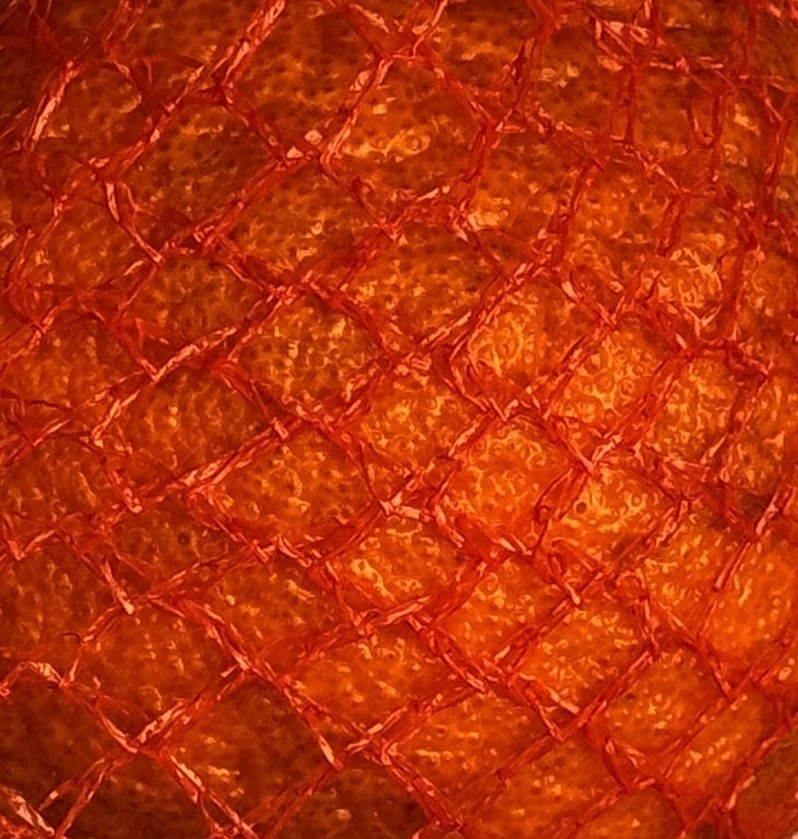
#> input picture docs/posts/orange/cropped/orange-1-with-cropped.jpeg, 798 x 839 px, shrunk from 940 x 988 before the run
$ python orange.py
#> lines starting #> are read from the running program, lines starting #| are printed output that depends on the picture; after the words box and inside, x2 and y2 are one past the last pixel; in counts of white or black regions, pixels touching at a corner belong together; long printed decimals are rounded
import cv2
import numpy as np
import os

output_mask_dir = "masks"
output_orange_only_dir = "orange_only"


files = [
    "cropped/orange-1-with-cropped.jpeg",
    "cropped/orange-1-without-cropped.jpeg",
    "cropped/orange-2-with-cropped.jpeg",
    "cropped/orange-2-without-cropped.jpeg",
    "cropped/orange-3-with-cropped.jpeg",
    "cropped/orange-3-without-cropped.jpeg",
    "cropped/orange-4-with-cropped.jpeg",
    "cropped/orange-4-without-cropped.jpeg",
    "cropped/orange-5-with-cropped.jpeg",
    "cropped/orange-5-without-cropped.jpeg",
    "cropped/orange-6-with-cropped.jpeg",
    "cropped/orange-6-without-cropped.jpeg",
    "cropped/orange-7-with-cropped.jpeg",
    "cropped/orange-7-without-cropped.jpeg",
    "cropped/orange-10-with-cropped.jpeg",
    "cropped/orange-10-without-cropped.jpeg",
    "cropped/orange-11-with-cropped.jpeg",
    "cropped/orange-11-without-cropped.jpeg",
    "cropped/orange-12-with-cropped.jpeg",
    "cropped/orange-12-without-cropped.jpeg",
    "cropped/orange-13-with-cropped.jpeg",
    "cropped/orange-13-without-cropped.jpeg"
]

for file in files:
    # Load the image
    image = cv2.imread(file)
#> image is the input picture: shape (839, 798, 3); mean B, G, R 10.6, 47.8, 182.4

    # Convert to HSV color space (better for color detection)
    hsv = cv2.cvtColor(image, cv2.COLOR_BGR2HSV)
#> hsv: shape (839, 798, 3); mean H, S, V 6.3, 241.8, 182.4

    # Define the range for orange in HSV
    lower_orange = np.array([3, 150, 150])
    upper_orange = np.array([20, 255, 255])

    # Mask the image to get only the orange parts
    mask = cv2.inRange(hsv, lower_orange, upper_orange)
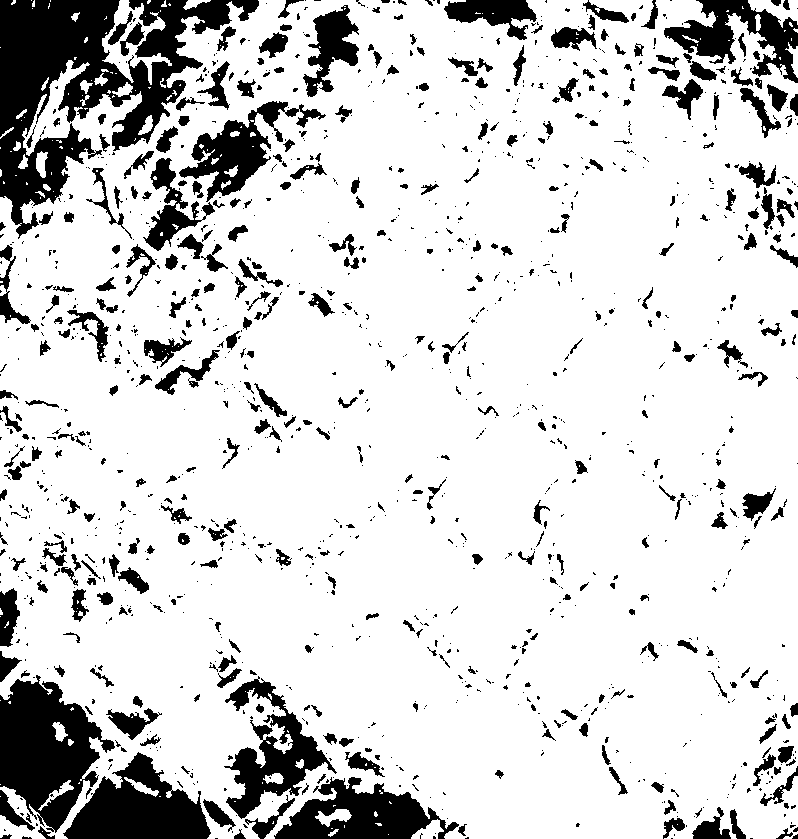
#> mask: shape (839, 798); 83.6% white; 1331 black regions (929 under 20 px), largest, box (x1, y1, x2, y2) and area: (0, 0, 259, 239) 23295, (0, 675, 115, 833) 10222, (63, 752, 211, 839) 7192

    # Apply the mask to the image
    orange_pixels = cv2.bitwise_and(image, image, mask=mask)
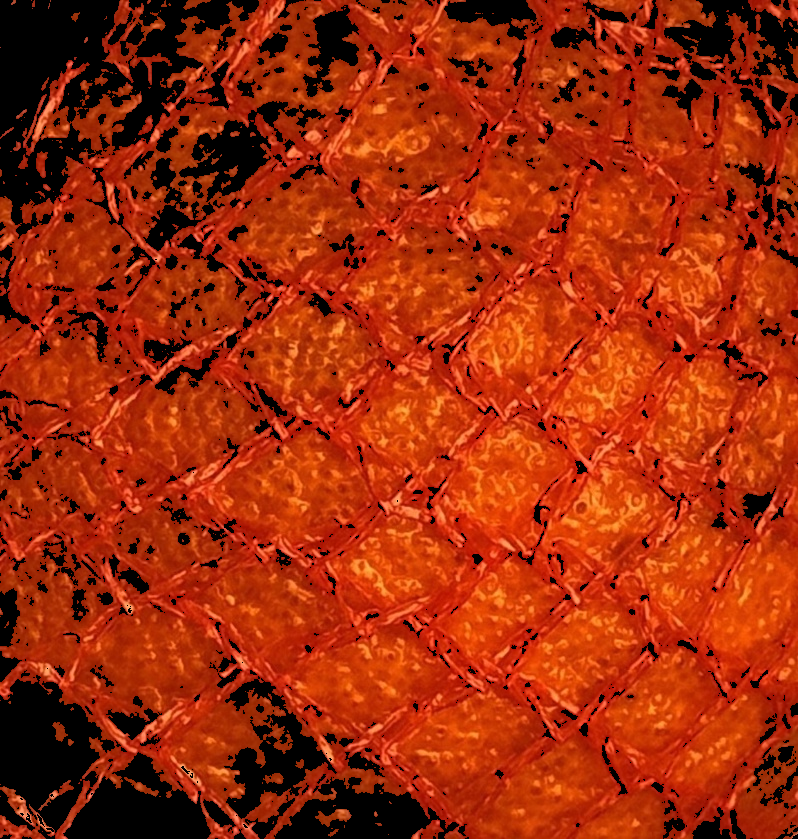
#> orange_pixels: shape (839, 798, 3); mean B, G, R 10.1, 43.9, 160.1

    # Save the binary mask
    mask_filename = os.path.join(output_mask_dir, os.path.basename(file).replace(".jpeg", "_mask.png"))
    cv2.imwrite(mask_filename, mask)

    # Save the image with only orange areas
    orange_only_filename = os.path.join(output_orange_only_dir, os.path.basename(file).replace(".jpeg", "_orange.png"))
    cv2.imwrite(orange_only_filename, orange_pixels)


    # Calculate the average color of the orange pixels
    bgr_avg = cv2.mean(orange_pixels, mask=mask)[:3]
#> bgr_avg = (12.11, 52.45, 191.5)
    rgb_avg = tuple(reversed(bgr_avg))
#> rgb_avg = (191.5, 52.45, 12.11)
    hsv_avg = cv2.cvtColor(np.uint8([[bgr_avg]]), cv2.COLOR_BGR2HSV)[0][0]
#> hsv_avg = [7, 239, 191]

    print(file, "Average RGB orange color:", rgb_avg, "HSV:", hsv_avg)
#| cropped/orange-1-with-cropped.jpeg Average RGB orange color: (191.522, 52.446, 12.105) HSV: [  7 239 191]
#> pass 2 of the loop `for file in files:`:
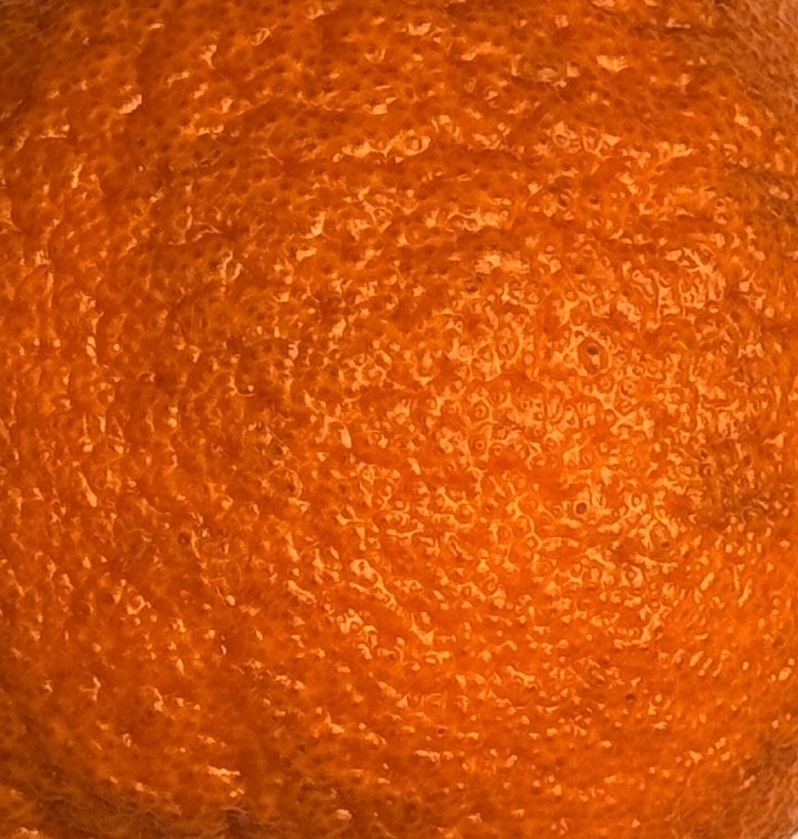
#> input picture docs/posts/orange/cropped/orange-1-without-cropped.jpeg, 798 x 839 px, shrunk from 940 x 988 before the run
#> image is the input picture: shape (839, 798, 3); mean B, G, R 10.1, 81.6, 204.9
#> hsv: shape (839, 798, 3); mean H, S, V 11, 243.5, 204.9
#> `mask = cv2.inRange(hsv, lower_orange, upper_orange)`:
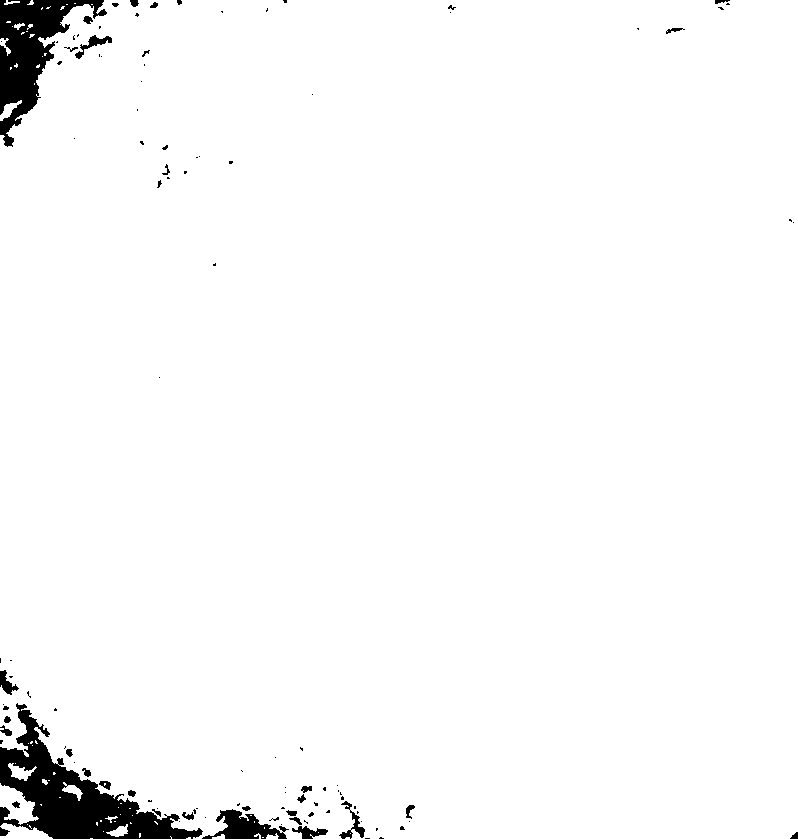
#> mask: shape (839, 798); 97.2% white; 110 black regions (75 under 20 px), largest, box (x1, y1, x2, y2) and area: (0, 703, 203, 839) 9026, (0, 0, 107, 147) 5845, (202, 809, 289, 839) 1226
#> `orange_pixels = cv2.bitwise_and(image, image, mask=mask)`:
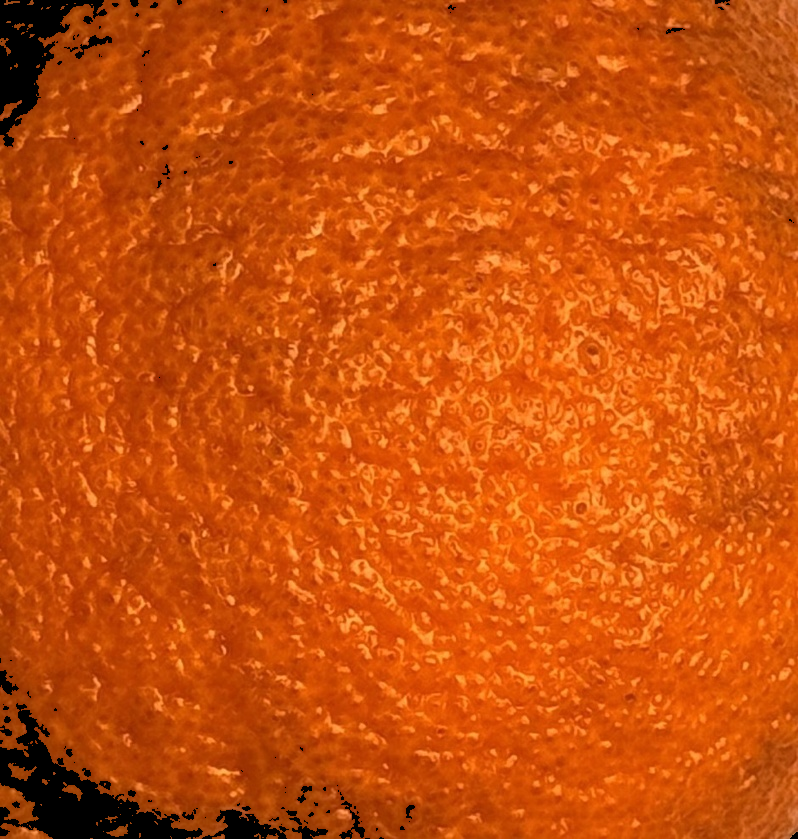
#> orange_pixels: shape (839, 798, 3); mean B, G, R 10, 80.2, 201
#> bgr_avg = (10.29, 82.53, 206.8)
#> rgb_avg = (206.8, 82.53, 10.29)
#> hsv_avg = [11, 243, 206]
#| cropped/orange-1-without-cropped.jpeg Average RGB orange color: (206.788, 82.532, 10.292) HSV: [ 11 243 206]
#> pass 3 of the loop `for file in files:`:
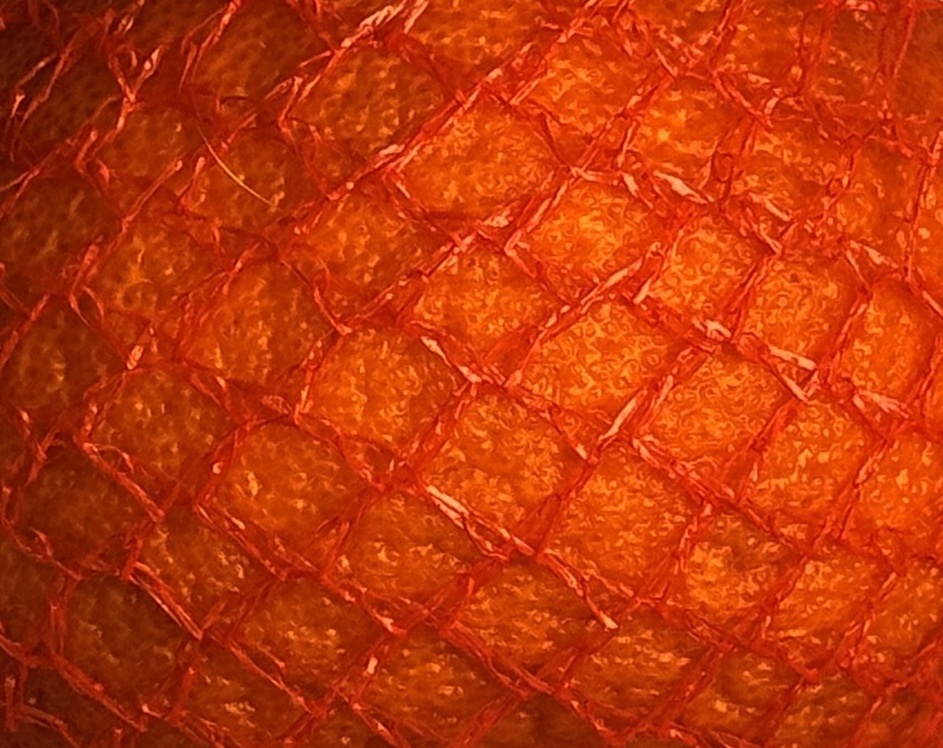
#> input picture docs/posts/orange/cropped/orange-2-with-cropped.jpeg, 943 x 748 px, shrunk from 1111 x 881 before the run
#> image is the input picture: shape (748, 943, 3); mean B, G, R 10.5, 53.5, 189.2
#> hsv: shape (748, 943, 3); mean H, S, V 7.1, 242.2, 189.2
#> `mask = cv2.inRange(hsv, lower_orange, upper_orange)`:
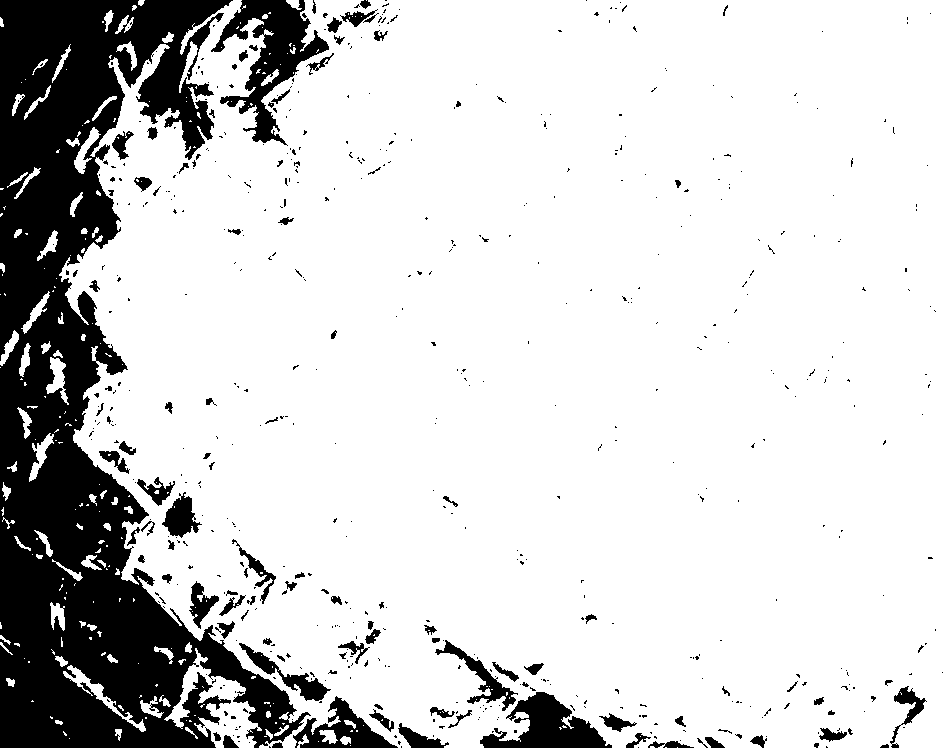
#> mask: shape (748, 943); 82.3% white; 592 black regions (488 under 20 px), largest, box (x1, y1, x2, y2) and area: (0, 0, 311, 748) 98575, (211, 0, 329, 146) 5986, (480, 692, 612, 748) 3625
#> `orange_pixels = cv2.bitwise_and(image, image, mask=mask)`:
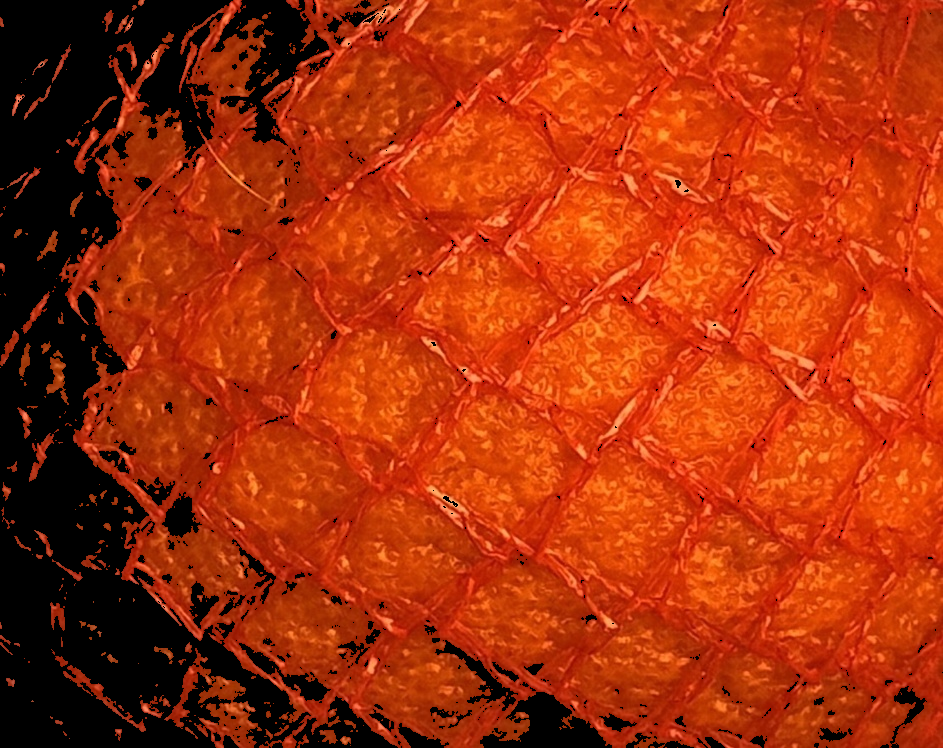
#> orange_pixels: shape (748, 943, 3); mean B, G, R 9.8, 48.4, 166.8
#> bgr_avg = (11.91, 58.74, 202.6)
#> rgb_avg = (202.6, 58.74, 11.91)
#> hsv_avg = [7, 241, 202]
#| cropped/orange-2-with-cropped.jpeg Average RGB orange color: (202.551, 58.737, 11.906) HSV: [  7 241 202]
#> (the run stopped early here; a loop or call above may not have finished)
